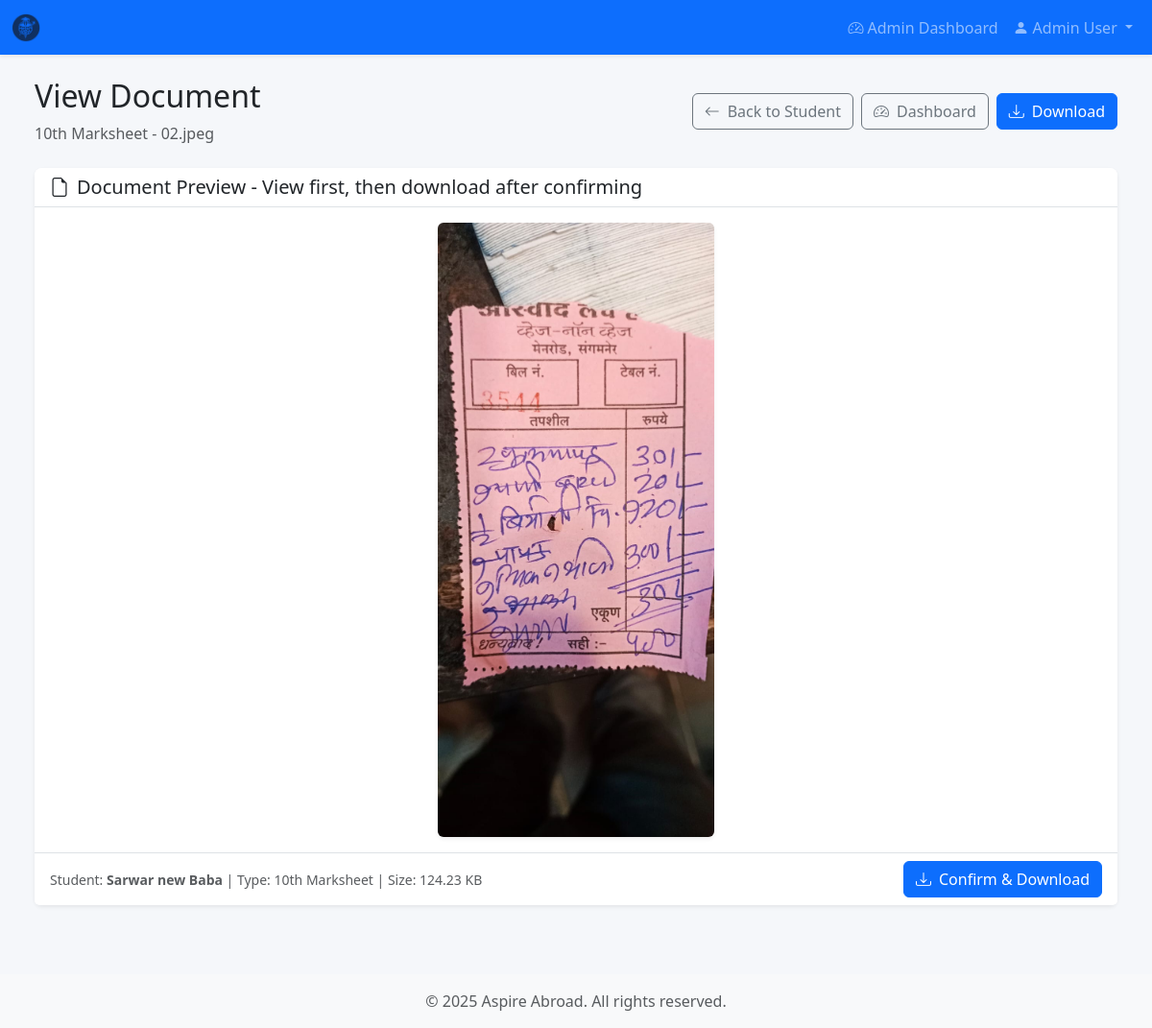
The app's page /documents/view/1/ (signed in) with its own data.
### accounts/models.py (models this page shows, shortened)
class User(AbstractUser):
    ROLE_CHOICES = [
        ('STUDENT', 'Student'),
        ('ADMIN', 'Admin'),
    ]
    role = models.CharField(
        max_length=10,
        choices=ROLE_CHOICES,
        default='STUDENT',
        help_text='User role: Student or Admin'
    )
    phone_number = models.CharField(
        max_length=15,
        blank=True,
        null=True,
        help_text='Contact phone number'
    )
    created_at = models.DateTimeField(auto_now_add=True)
    updated_at = models.DateTimeField(auto_now=True)
    objects = CustomUserManager()
    class Meta:
        verbose_name = 'User'
        verbose_name_plural = 'Users'
        ordering = ['-created_at']
    def is_admin(self):
        return self.role == 'ADMIN'

### documents/models.py (models this page shows, shortened)
class Document(models.Model):
    DOCUMENT_TYPE_CHOICES = [
        ('10TH_MARKSHEET', '10th Marksheet'),
        ('12TH_MARKSHEET', '12th Marksheet'),
        ('AADHAAR', 'Aadhaar Card'),
        ('PAN', 'PAN Card'),
        ('ADDITIONAL', 'Additional Document'),
    ]
    student = models.ForeignKey(
        settings.AUTH_USER_MODEL,
        on_delete=models.CASCADE,
        related_name='documents'
    )
    document_type = models.CharField(
        max_length=20,
        choices=DOCUMENT_TYPE_CHOICES,
        help_text='Type of document'
    )
    file = models.FileField(
        upload_to=document_upload_path,
        help_text='Upload document file'
    )
    title = models.CharField(
        max_length=255,
        blank=True,
        help_text='Optional title for the document'
    )
    uploaded_by = models.ForeignKey(
        settings.AUTH_USER_MODEL,
        on_delete=models.SET_NULL,
        null=True,
        related_name='uploaded_documents',
        help_text='User who uploaded this document'
    )
    uploaded_at = models.DateTimeField(auto_now_add=True)
    updated_at = models.DateTimeField(auto_now=True)
    class Meta:
        verbose_name = 'Document'
        verbose_name_plural = 'Documents'
        ordering = ['-uploaded_at']
        unique_together = [['student', 'document_type', 'title']]
    def filename(self):
        return os.path.basename(self.file.name)
    def file_size(self):
        try:
            size = self.file.size
            return round(size / 1024, 2)  # Convert to KB
        except:
            return 0

### documents/views.py (the view)
# urls.py: path('view/<int:document_id>/', views.document_view, name='view'),
@login_required
@user_passes_test(is_admin)
def document_view(request, document_id):
    document = get_object_or_404(Document, id=document_id)
    filename = document.filename().lower()
    is_previewable = (
        filename.endswith('.pdf') or
        filename.endswith('.jpg') or filename.endswith('.jpeg') or
        filename.endswith('.png') or filename.endswith('.gif') or filename.endswith('.webp')
    )
    is_pdf = filename.endswith('.pdf')
    try:
        profile_id = document.student.student_profile.id
    except Exception:
        profile_id = None
    context = {
        'document': document,
        'is_previewable': is_previewable,
        'is_pdf': is_pdf,
        'profile_id': profile_id,
    }
    return render(request, 'documents/view.html', context)

### documents/views.py (called while the page is built)
def is_admin(user):
    return user.is_authenticated and user.is_admin()

### templates/documents/view.html (shortened to what this page needs)
{% extends 'base.html' %}
{% block content %}
<div class="container-fluid px-4">
    <div class="d-flex justify-content-between align-items-center mb-4">
        <div>
            <h2>View Document</h2>
            <p class="text-muted mb-0">{{ document.get_document_type_display }} - {{ document.filename }}</p>
        </div>
        <div class="d-flex gap-2">
            {% if profile_id %}
            <a href="{% url 'students:student_detail' profile_id %}" class="btn btn-outline-secondary">
                <i class="bi bi-arrow-left me-2"></i>Back to Student
            </a>
            {% endif %}
            <a href="{% url 'students:admin_dashboard' %}" class="btn btn-outline-secondary">
                <i class="bi bi-speedometer2 me-2"></i>Dashboard
            </a>
            <a href="{% url 'documents:download' document.id %}" class="btn btn-primary">
                <i class="bi bi-download me-2"></i>Download
            </a>
        </div>
    </div>
    <div class="card shadow-sm border-0">
        <div class="card-header bg-white border-bottom">
            <h5 class="mb-0">
                <i class="bi bi-file-earmark me-2"></i>Document Preview - View first, then download after confirming
            </h5>
        </div>
        <div class="card-body p-0">
            {% if is_previewable %}
                {% if is_pdf %}
                <div class="p-3">
                    <iframe
                        src="{{ document.file.url }}"
                        class="w-100 border rounded"
                        style="height: 80vh; min-height: 500px;"
                        title="Document Preview">
                    </iframe>
                </div>
                {% else %}
                <div class="p-3 text-center">
                    <img src="{{ document.file.url }}"
                         alt="Document Preview"
                         class="img-fluid rounded shadow-sm"
                         style="max-height: 80vh;">
                </div>
                {% endif %}
            {% endif %}
        </div>
        <div class="card-footer bg-white border-top d-flex justify-content-between align-items-center">
            <div class="small text-muted">
                Student: <strong>{{ document.student.get_full_name|default:document.student.username }}</strong>
                | Type: {{ document.get_document_type_display }}
                | Size: {{ document.file_size }} KB
            </div>
            <a href="{% url 'documents:download' document.id %}" class="btn btn-primary">
                <i class="bi bi-download me-2"></i>Confirm & Download
            </a>
        </div>
    </div>
</div>
{% endblock %}

### templates/base.html (shortened to what this page needs)
{% load static %}
<!DOCTYPE html>
<html lang="en">
<head>
    <link href="https://cdn.jsdelivr.net/npm/bootstrap@5.3.0/dist/css/bootstrap.min.css" rel="stylesheet">
    <link rel="stylesheet" href="https://cdn.jsdelivr.net/npm/bootstrap-icons@1.11.0/font/bootstrap-icons.css">
    {% load static %}
    <link rel="stylesheet" href="{% static 'css/custom.css' %}">
</head>
<body>
    {% if user.is_authenticated %}
    <nav class="navbar navbar-expand-lg navbar-dark bg-primary shadow-sm">
        <div class="container-fluid">
            <a class="navbar-brand fw-bold" href="{% if user.is_admin %}{% url 'students:admin_dashboard' %}{% else %}{% url 'students:dashboard' %}{% endif %}">
                <img src="{% static 'images/logonew.png' %}" alt="Aspire Abroad" width="30" height="30" class="d-inline-block align-text-top me-2">
            </a>
            <div class="collapse navbar-collapse" id="navbarNav">
                <ul class="navbar-nav ms-auto">
                    {% if user.is_admin %}
                    <li class="nav-item">
                        <a class="nav-link" href="{% url 'students:admin_dashboard' %}">
                            <i class="bi bi-speedometer2 me-1"></i>Admin Dashboard
                        </a>
                    </li>
                    {% endif %}
                    <li class="nav-item dropdown">
                        <a class="nav-link dropdown-toggle" href="#" id="navbarDropdown" role="button" data-bs-toggle="dropdown">
                            <i class="bi bi-person-fill me-1"></i>{{ user.get_full_name|default:user.username }}
                        </a>
                    </li>
                </ul>
            </div>
        </div>
    </nav>
    {% endif %}
    <main class="{% if user.is_authenticated %}container-fluid py-4{% else %}min-vh-100 d-flex align-items-center{% endif %}">
        {% block content %}{% endblock %}
    </main>
    {% if user.is_authenticated %}
    <footer class="bg-light text-center py-3 mt-5">
        <div class="container">
            <p class="text-muted mb-0">
                &copy; 2025 Aspire Abroad. All rights reserved.
            </p>
        </div>
    </footer>
    {% endif %}
</body>
</html>

### static/css/custom.css (style rules this page uses)
:root { --primary-color: #0d6efd; --secondary-color: #6c757d; --success-color: #198754; --danger-color: #dc3545; --warning-color: #ffc107; --info-color: #0dcaf0; --light-color: #f8f9fa; --dark-color: #212529; }
body { font-family: 'Segoe UI', Tahoma, Geneva, Verdana, sans-serif; background-color: #f5f7fa; min-height: 100vh; }
.navbar { box-shadow: 0 2px 4px rgba(0,0,0,.1); }
.navbar-brand { font-size: 1.25rem; font-weight: 600; }
.card { border-radius: 0.5rem; transition: transform 0.2s, box-shadow 0.2s; }
.card-header { border-radius: 0.5rem 0.5rem 0 0 !important; font-weight: 600; }
.btn { border-radius: 0.375rem; font-weight: 500; transition: all 0.2s; }
footer { margin-top: auto; }

### records on screen
User: get_full_name "Admin User"
Document: document_type "10th Marksheet", filename "02.jpeg", file (picture), student.get_full_name "Sarwar new Baba", file_size "124.23"
